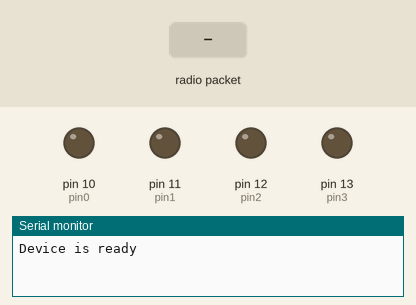
Simulated run of this sketch. Board: Arduino Uno, built with avr-gcc and run on an emulated ATmega328P. Parts: output pins drawn as LEDs (lit = HIGH), the last lines printed to the serial monitor. Inputs (shaded band) come from the test bench. No radio packets arrive unless stated.

Above: at 1.2 s.
1.3 s: radio packet "a" arrives
At 2.3 s:
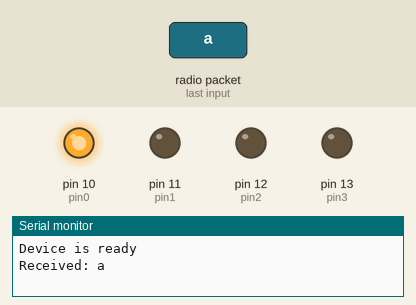
2.8 s: radio packet "b" arrives
At 3.5 s:
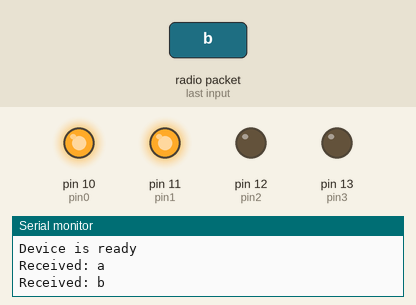
4.3 s: radio packet "c" arrives
At 4.6 s:
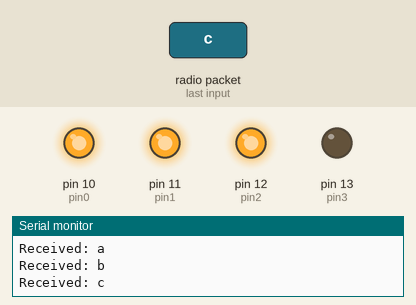
5.8 s: radio packet "d" arrives
At 6.9 s:
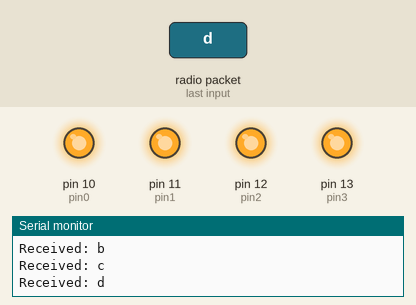
Timing chart, 0 to 8.3 s (numbered marks = the images above; inputs shaded):
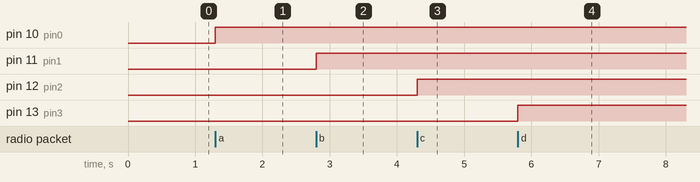

Measured:
- after the input at 1.3 s, pin 10 (pin0): LOW → HIGH at once
- after the input at 2.8 s, pin 11 (pin1): LOW → HIGH at once
- after the input at 4.3 s, pin 12 (pin2): LOW → HIGH at once
- after the input at 5.8 s, pin 13 (pin3): LOW → HIGH at once

The sketch:

resiver2_pravilno.ino
```cpp
#include <VirtualWire.h>

  byte message[VW_MAX_MESSAGE_LEN]; //буфер для хранения данных
  byte messageLength = VW_MAX_MESSAGE_LEN; //размер сообщения
  const int receive_pin = 3; //пин ресивера
  const int pin3 = 13; //пины светодиода (не нужно =--)
  const int pin2 = 12;
  const int pin1 = 11;
  const int pin0 = 10;

void setup() {
  pinMode(pin0, OUTPUT);
  pinMode(pin1, OUTPUT);
  pinMode(pin2, OUTPUT);
  pinMode(pin3, OUTPUT);
  vw_set_rx_pin(receive_pin); //индификация пина ресивера
  Serial.begin(9600);
  Serial.println("Device is ready");
  vw_setup(2000); //скорость передачи данных
  vw_rx_start(); //активация приемника
}
void loop() {
  if (vw_get_message(message, &messageLength)){ //узнаем есть ли данные
    Serial.print("Received: "); //=--
      for (int i = 0; i < messageLength; i++) {
        char c = message[i];
        Serial.print(c);
          if(c == 'a') {
            digitalWrite(pin0, HIGH);
            delay(50);
          }
          if(c == 'b') {
            digitalWrite(pin1, HIGH);
            delay(50);
          }
          if(c == 'c') {
            digitalWrite(pin2, HIGH);
            delay(50);
          }
          if(c == 'd') {
            digitalWrite(pin3, HIGH);
            delay(50);
          }
          if(c == 'n'){
            digitalWrite(pin0, LOW);
            digitalWrite(pin1, LOW);
            digitalWrite(pin2, LOW);
            digitalWrite(pin3, LOW);
          }
       }
    Serial.println();
  }
}
```
